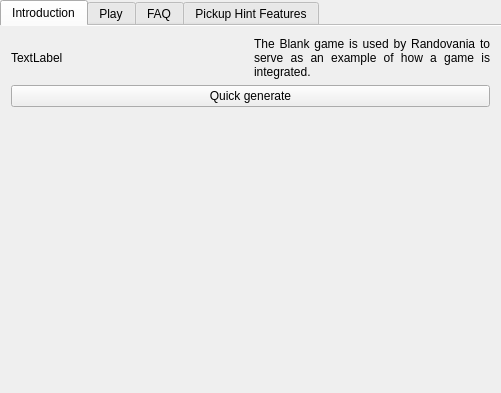
<?xml version="1.0" encoding="UTF-8"?>
<ui version="4.0">
 <class>HuntersGameTabWidget</class>
 <widget class="QTabWidget" name="BlankGameTabWidget">
  <property name="geometry">
   <rect>
    <x>0</x>
    <y>0</y>
    <width>501</width>
    <height>393</height>
   </rect>
  </property>
  <property name="currentIndex">
   <number>0</number>
  </property>
  <property name="documentMode">
   <bool>true</bool>
  </property>
  <widget class="QWidget" name="tab_intro">
   <attribute name="title">
    <string>Introduction</string>
   </attribute>
   <layout class="QVBoxLayout" name="intro_layout">
    <item>
     <layout class="QHBoxLayout" name="intro_cover_layout">
      <item>
       <widget class="QLabel" name="game_cover_label">
        <property name="text">
         <string>TextLabel</string>
        </property>
       </widget>
      </item>
      <item>
       <widget class="QLabel" name="intro_label">
        <property name="text">
         <string>&lt;html&gt;&lt;head/&gt;&lt;body&gt;&lt;p align=&quot;justify&quot;&gt;The Blank game is used by Randovania to serve as an example of how a game is integrated.&lt;/p&gt;&lt;/body&gt;&lt;/html&gt;</string>
        </property>
        <property name="wordWrap">
         <bool>true</bool>
        </property>
       </widget>
      </item>
     </layout>
    </item>
    <item>
     <widget class="QPushButton" name="quick_generate_button">
      <property name="text">
       <string>Quick generate</string>
      </property>
     </widget>
    </item>
    <item>
     <spacer name="intro_spacer">
      <property name="orientation">
       <enum>Qt::Vertical</enum>
      </property>
      <property name="sizeHint" stdset="0">
       <size>
        <width>20</width>
        <height>40</height>
       </size>
      </property>
     </spacer>
    </item>
   </layout>
  </widget>
  <widget class="GenerateGameWidget" name="tab_generate_game">
   <attribute name="title">
    <string>Play</string>
   </attribute>
  </widget>
  <widget class="QWidget" name="faq_tab">
   <attribute name="title">
    <string>FAQ</string>
   </attribute>
   <layout class="QGridLayout" name="faq_layout">
    <property name="leftMargin">
     <number>0</number>
    </property>
    <property name="topMargin">
     <number>0</number>
    </property>
    <property name="rightMargin">
     <number>0</number>
    </property>
    <property name="bottomMargin">
     <number>0</number>
    </property>
    <item row="0" column="0">
     <widget class="QScrollArea" name="faq_scroll_area">
      <property name="widgetResizable">
       <bool>true</bool>
      </property>
      <widget class="QWidget" name="faq_scroll_area_contents">
       <property name="geometry">
        <rect>
         <x>0</x>
         <y>0</y>
         <width>499</width>
         <height>363</height>
        </rect>
       </property>
       <layout class="QGridLayout" name="faq_scroll_layout">
        <item row="0" column="0">
         <widget class="QLabel" name="faq_label">
          <property name="text">
           <string># updated from code</string>
          </property>
          <property name="alignment">
           <set>Qt::AlignLeading|Qt::AlignLeft|Qt::AlignTop</set>
          </property>
          <property name="wordWrap">
           <bool>true</bool>
          </property>
         </widget>
        </item>
       </layout>
      </widget>
     </widget>
    </item>
   </layout>
  </widget>
  <widget class="PickupHintFeatureTab" name="pickup_hint_features_tab">
   <attribute name="title">
    <string>Pickup Hint Features</string>
   </attribute>
  </widget>
 </widget>
 <layoutdefault spacing="6" margin="11"/>
 <customwidgets>
  <customwidget>
   <class>GenerateGameWidget</class>
   <extends>QWidget</extends>
   <header location="global">randovania/gui/widgets/generate_game_widget.h</header>
   <container>1</container>
  </customwidget>
  <customwidget>
   <class>PickupHintFeatureTab</class>
   <extends>QWidget</extends>
   <header location="global">randovania.gui.widgets.hint_feature_tab</header>
   <container>1</container>
  </customwidget>
 </customwidgets>
 <resources/>
 <connections/>
</ui>
